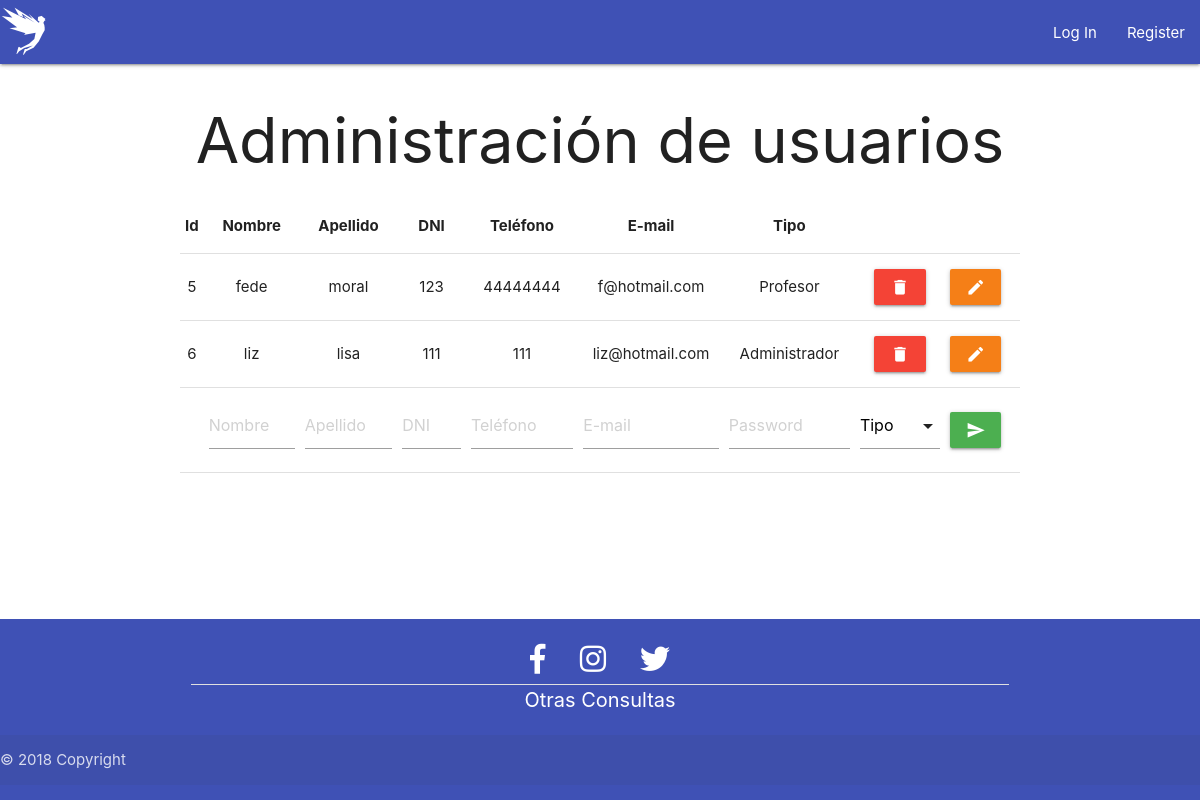
The app's page /adm_usuarios.php, older data.
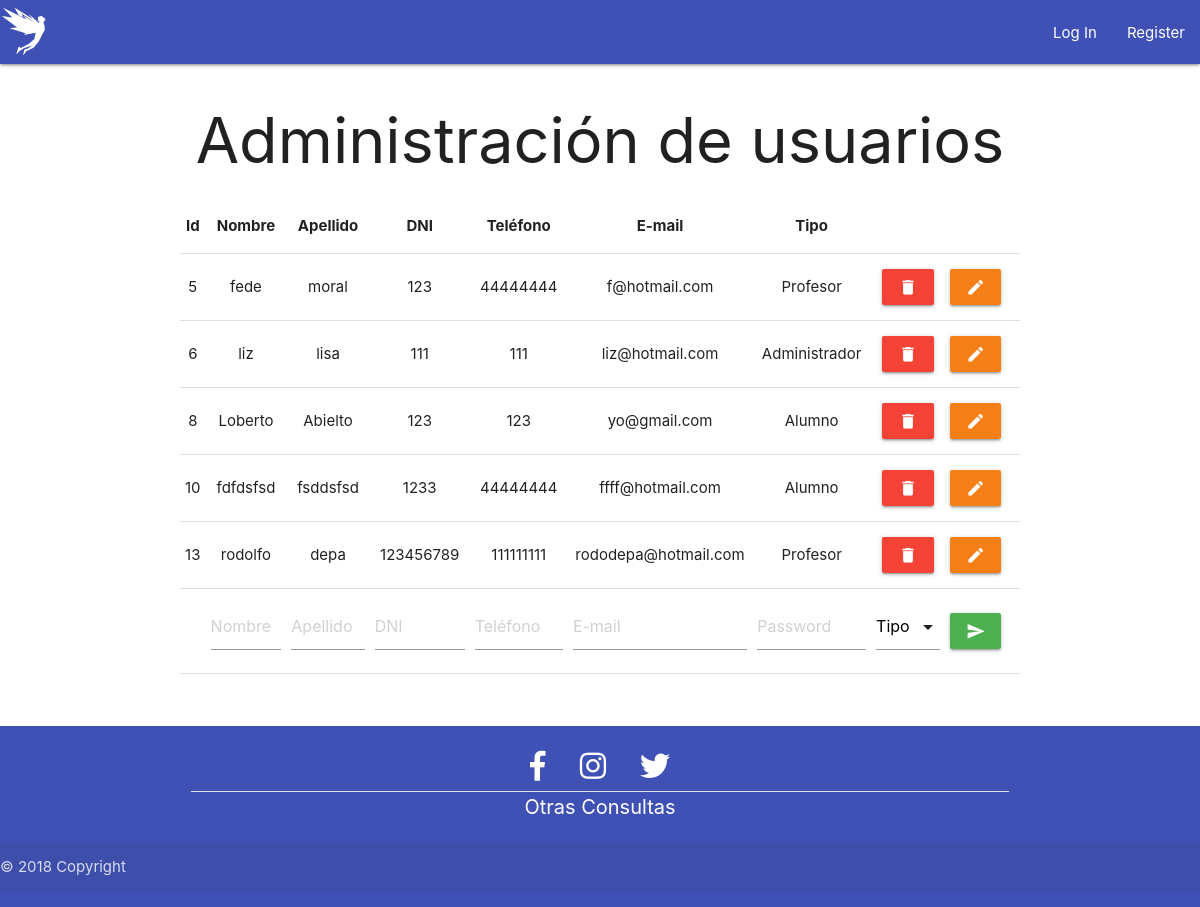
The same page, newer data.
### tables this page shows
CREATE TABLE `personas` (
  `cod_persona` int(11) NOT NULL,
  `nombre` varchar(50) NOT NULL,
  `apellido` varchar(50) NOT NULL,
  `dni` int(8) NOT NULL,
  `telefono` int(15) DEFAULT NULL,
  `email` varchar(50) NOT NULL,
  `pass` varchar(255) NOT NULL,
  `tipo` varchar(1) NOT NULL DEFAULT 'g'
);

### adm_usuarios.php (the view, shortened to what this page needs)
<!doctype html>
<html>
    <head>
        <link rel="stylesheet" href="https://use.fontawesome.com/releases/v5.5.0/css/all.css">
        <link type="text/css" rel="stylesheet" href="css/materialize.min.css" media="screen,projection" />
        <link rel="stylesheet" href="css/style.css">
    </head>
<body>
    <?php include "navbar.php"; ?>
    <?=$nav?>
    <?php
    include 'conexion.php';
    $registros = $base->query("SELECT * FROM personas")->fetchAll(PDO::FETCH_OBJ);
    ?>
    <main>
    <h1 class="center">Administración de usuarios</h1>
    <form  action="<?php echo $_SERVER['PHP_SELF']; ?>" method="post">
    <div class="container">
    <table class="highlight centered responsive-table">
        <thead>
            <tr>
                <th>Id</th>
                <th>Nombre</th>
                <th>Apellido</th>
                <th>DNI</th>
                <th>Teléfono</th>
                <th>E-mail</th>
                <th>Tipo</th>
                <th>&nbsp;</th>
                <th>&nbsp;</th>
                <th>&nbsp;</th>
            </tr>
        </thead>
        <tbody>
        <?php
        foreach ($registros as $usuario) :?>
            <tr>
                <td><?php echo $usuario->cod_persona; ?></td>
                <td><?php echo $usuario->nombre; ?></td>
                <td><?php echo $usuario->apellido; ?></td>
                <td><?php echo $usuario->dni; ?></td>
                <td><?php echo $usuario->telefono; ?></td>
                <td><?php echo $usuario->email; ?></td>
                <td><?php if($usuario->tipo == 'g'){echo "Alumno";}elseif($usuario->tipo == 'p'){echo "Profesor";}elseif($usuario->tipo == 'a'){echo "Administrador";} ?></td>
                <td><a data-position="left" data-tooltip="Borrar" class="white-text red waves-effect waves-light btn tooltipped" href="borraruser.php?id=<?php echo $usuario->cod_persona;?>"><i class="material-icons ">delete</i></a></td>
                <td><a data-position="right" data-tooltip="Editar" class="white-text yellow darken-4 waves-effect waves-light btn tooltipped" href="editaruser.php?id=<?php echo $usuario->cod_persona; ?>&nom=<?php echo  $usuario->nombre; ?>&ape=<?php echo $usuario->apellido; ?>&dni=<?php echo $usuario->dni; ?>&tel=<?php echo $usuario->telefono; ?>&mail=<?php echo $usuario->email; ?>&tipo=<?php echo $usuario->tipo; ?>"><i class="material-icons ">edit</i></a></td>
            </tr>
        <?php endforeach; ?>
        <tr>
            <td></td>
            <td><input type='text' name='nom' requied placeholder="Nombre"></td>
            <td><input type='text' name='ape' requied placeholder="Apellido"></td>
            <td><input type='text' name='dni' requied placeholder="DNI"></td>
            <td><input type='text' name='tel' requied placeholder="Teléfono" ></td>
            <td><input type='text' name='email' requied placeholder="E-mail" ></td>
            <td><input type='password' name='pass' requied placeholder="Password" ></td>
            <td>
            </td>
            <td>
                <button data-position="right" data-tooltip="Agregar" class="green btn waves-effect waves-light tooltipped" type="submit" name="btn_per">
                    <i class="material-icons">send</i>
                </button>
            </td>
        </tr>
    </tbody>
    </table>
    </div>
    </form>
    </main>
    <p>&nbsp;</p>
  <?php include "footer.php" ?>
  <?=footer()?>
</body>
</html>

### navbar.php (shortened to what this page needs)
<?php
if(isset($_SESSION['nombre'])){
  if($_SESSION['nombre']!=""){
    if ($_SESSION['perfil']=='g'){
     $nav='<header>
      <ul id="dropdown1" class="dropdown-content">
          <li><a href="miscursos.php">Mis Cursos</a></li>
          <li class="divider">Mis Cursos</li>
          <li><a href="cerrar_session.php">Cerrar Sesion</a></li>
      </ul>
      <div class="navbar-fixed ">
      <nav class="indigo">
        <div class="nav-wrapper">
          <a href="index.php" class="brand-logo"><i class="fab fa-studiovinari fa-2x"></i></a>
          <ul class="right hide-on-med-and-down">
              <li><a class="dropdown-trigger" href="#!" data-target="dropdown1">'.$_SESSION['nombre'].'<i class="material-icons right">arrow_drop_down</i></a></li>
          </ul>
        </div>
      </nav>
    </div></header>';
    }elseif ($_SESSION['perfil']=='p') {
      $nav='<header id="enbabezado">
      <ul id="dropdown1" class="dropdown-content">
          <li><a href="altacurso.php">Mis Cursos</a></li>
          <li><a href="altapregunta.php">Agregar Preguntas</a></li>
          <li><a href="reportes.php">Reportes</a></li>
          <li class="divider"></li>
          <li><a href="cerrar_session.php">Cerrar Sesion</a></li>
      </ul>
      <div class="navbar-fixed ">
      <nav class="indigo">
        <div class="nav-wrapper">
          <a href="index.php" class="brand-logo"><i class="fab fa-studiovinari fa-2x"></i></a>
          <ul class="right hide-on-med-and-down">
              <li><a class="dropdown-trigger" href="#!" data-target="dropdown1">'.$_SESSION['nombre'].'<i class="material-icons right">arrow_drop_down</i></a></li>
          </ul>
        </div>
      </nav>
    </div></header>';
    }elseif ($_SESSION['perfil']=='a') {
      $nav='<header>
      <ul id="dropdown1" class="dropdown-content">
          <li><a href="adm_usuarios.php">Adm. Usuarios</a></li>
          <li><a href="altacurso.php">Adm. Cursos</a></li>
          <li class="divider"></li>
          <li><a href="cerrar_session.php">Cerrar Sesion</a></li>
      </ul>
      <div class="navbar-fixed ">
      <nav class="indigo">
        <div class="nav-wrapper">
          <a href="index.php" class="brand-logo"><i class="fab fa-studiovinari fa-2x"></i></a>
          <ul class="right hide-on-med-and-down">
              <li><a class="dropdown-trigger" href="#!" data-target="dropdown1">'.$_SESSION['nombre'].'<i class="material-icons right">arrow_drop_down</i></a></li>
          </ul>
        </div>
      </nav>
    </div></header>';
    }
  }
}else {
    $nav='<header><div class="navbar-fixed ">
    <nav class="indigo">
      <div class="nav-wrapper">
        <a href="index.php" class="brand-logo"><i class="fab fa-studiovinari fa-2x"></i></a>
        <ul class="right hide-on-med-and-down">
          <li><a href="login.php" class="waves-effect waves-light">Log In</a></li>
          <li><a href="register.php" class="waves-effect waves-light">Register</a></li>
        </ul>
      </div>
    </nav>
  </div></header>';
}
  ?>

### footer.php
<?php
    function footer(){
        $pie='
        <footer class="page-footer indigo section" id="footer">
          <div class="container">
            <div class="row">
              <div class="col s12 center-align">
                <div class="redes">
                  <a class="white-text" href="#"><i class="fab fa-facebook-f"></i></a>
                  <a class="white-text" href="#"><i class="fab fa-instagram"></i></a>
                  <a class="white-text section" href="#"><i class="fab fa-twitter"></i></a>
                </div>
                <div class="divider"></div>
                <a href="contacto.php" class="white-text section contacto">Otras Consultas</a>
              </div>
            </div>
          </div>
          <div class="footer-copyright right-align">
            <span>© 2018 Copyright</span>
          </div>
        </footer>
        ';
        return $pie;
    }
?>

### css/style.css (style rules this page uses)
body { display: flex; min-height: 100vh; flex-direction: column; }
main { flex: 1 0 auto; }
.redes i { font-size: 30px; margin: 10px 15px; }
a.white-text.section.contacto { padding:0 25px ; font-size: 20px; }
i.fab.fa-studiovinari.fa-2x { font-size: 1.5em; }

Row changes from the older to the newer data that the page shows:
added personas: cod_persona "8", nombre "Loberto", apellido "Abielto", dni "123", telefono "123", email "yo@gmail.com", tipo "Alumno"
added personas: cod_persona "10", nombre "fdfdsfsd", apellido "fsddsfsd", dni "1233", telefono "44444444", email "ffff@hotmail.com", tipo "Alumno"
added personas: cod_persona "13", nombre "rodolfo", apellido "depa", dni "123456789", telefono "111111111", email "rododepa@hotmail.com", tipo "Profesor"
